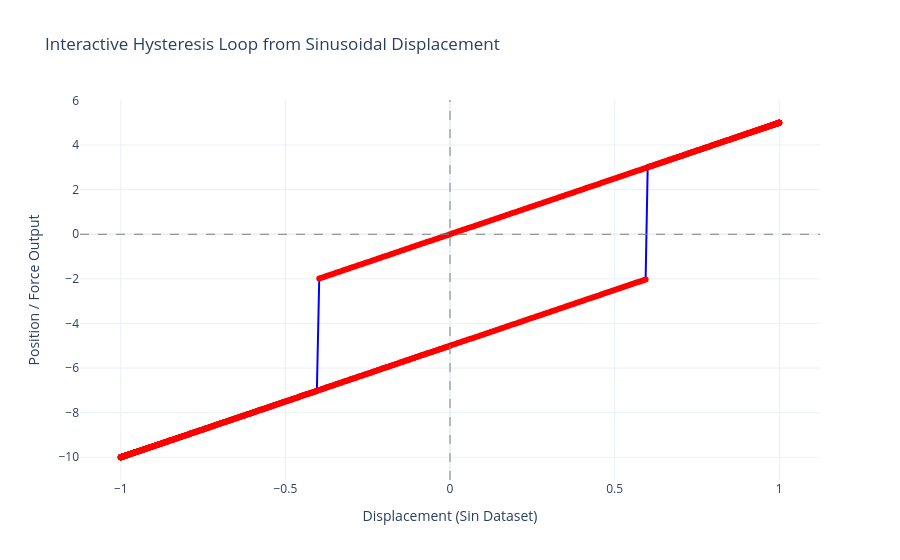

Here is the notebook cell this chart was saved with:
### Code cell
x_vals = sin_dataset[:hysteron_steps]
y_vals = position

fig = go.Figure()

fig.add_trace(
    go.Scatter(
        x=x_vals,
        y=y_vals,
        mode="lines+markers",
        name="Hysteron Loop",
        line=dict(color="blue", width=2),
        marker=dict(size=6, color="red"),
    )
)

fig.update_layout(
    title="Interactive Hysteresis Loop from Sinusoidal Displacement",
    xaxis_title="Displacement (Sin Dataset)",
    yaxis_title="Position / Force Output",
    template="plotly_white",
    hovermode="closest",
)

fig.add_hline(y=0, line_dash="dash", line_color="gray", line_width=1)
fig.add_vline(x=0, line_dash="dash", line_color="gray", line_width=1)

fig.show()

### Figure 1 — Plotly figure (JSON) as saved in the notebook; plotly's stock layout.template omitted (floating-point values rounded to 4 significant figures; data arrays with more than 128 entries replaced by an {"elided": "..."} marker saying what was removed)
{"data": [{"line": {"color": "blue", "width": 2}, "marker": {"color": "red", "size": 6}, "mode": "lines+markers", "name": "Hysteron Loop", "type": "scatter", "x": {"elided": "1000 float values"}, "y": {"elided": "1000 float values"}}], "layout": {"hovermode": "closest", "shapes": [{"line": {"color": "gray", "dash": "dash", "width": 1}, "type": "line", "x0": 0, "x1": 1, "xref": "x domain", "y0": 0, "y1": 0, "yref": "y"}, {"line": {"color": "gray", "dash": "dash", "width": 1}, "type": "line", "x0": 0, "x1": 0, "xref": "x", "y0": 0, "y1": 1, "yref": "y domain"}], "title": {"text": "Interactive Hysteresis Loop from Sinusoidal Displacement"}, "xaxis": {"title": {"text": "Displacement (Sin Dataset)"}}, "yaxis": {"title": {"text": "Position / Force Output"}}}}
